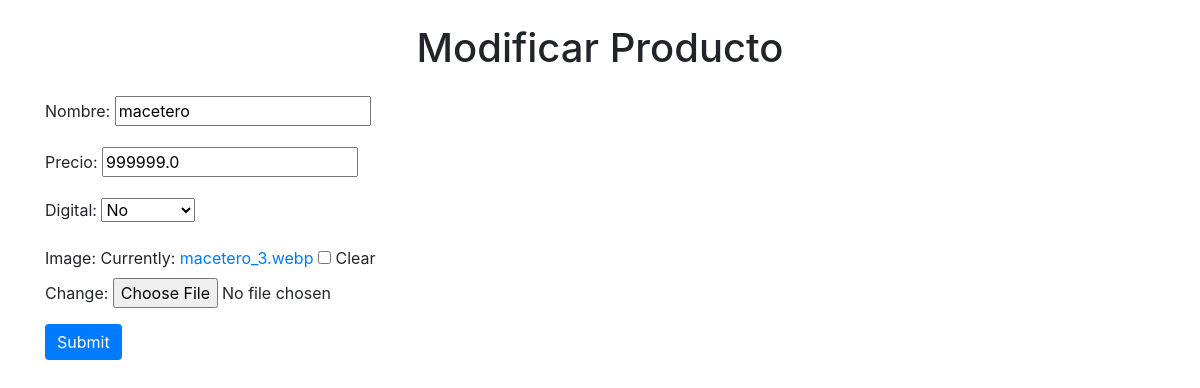
The page /modificar/producto/6/ on the database as committed earlier.
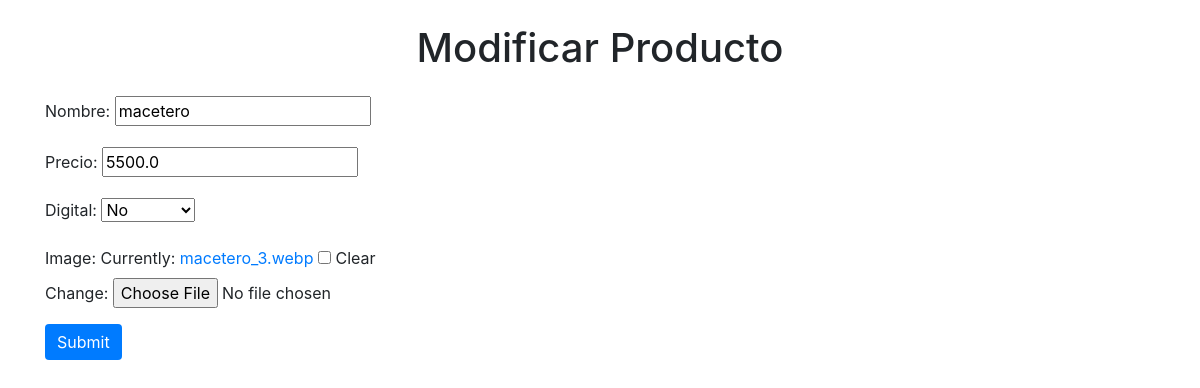
The same page on the database as committed later.
### store/models.py (models this page shows, shortened)
class Producto(models.Model):
    id = models.AutoField(primary_key=True)
    nombre = models.CharField(max_length=200, null=True)
    precio = models.FloatField()
    digital = models.BooleanField(default=False, null=True, blank=False)
    image = models.ImageField(null=True, blank=True)

### store/views.py (the view)
# urls.py: path('modificar/<str:modelo>/<int:pk>/', views.modificar, name='modificar'),
def modificar(request, modelo, pk):
    if modelo == 'cliente':
        instance = get_object_or_404(Cliente, pk=pk)
        form_class = ClienteCreateForm
    elif modelo == 'producto':
        instance = get_object_or_404(Producto, pk=pk)
        form_class = ProductoForm
    if request.method == 'POST':
        form = form_class(request.POST, request.FILES, instance=instance)
        if form.is_valid():
            form.save()
            return redirect('crud')
    else:
        form = form_class(instance=instance)
    return render(request, 'store/modificar.html', {'form': form, 'modelo': modelo})

### store/forms.py
class ProductoForm(forms.ModelForm):
    class Meta:
        model = Producto
        fields = ['nombre', 'precio', 'digital', 'image']

### store/templates/store/modificar.html (shortened to what this page needs)
<!DOCTYPE html>
<html>
<head>
    <link href="https://stackpath.bootstrapcdn.com/bootstrap/4.5.2/css/bootstrap.min.css" rel="stylesheet">
</head>
<body>
    <div class="container">
        <h1 class="my-4 text-center">Modificar {{ modelo|title }}</h1>
        <form method="POST" enctype="multipart/form-data">
            {{ form.as_p }}
            <button type="submit" class="btn btn-primary">Submit</button>
        </form>
    </div>
</body>
</html>

Rows that differ between the two databases and show on the page:
changed Producto "macetero": precio "999999.0" → "5500.0"
